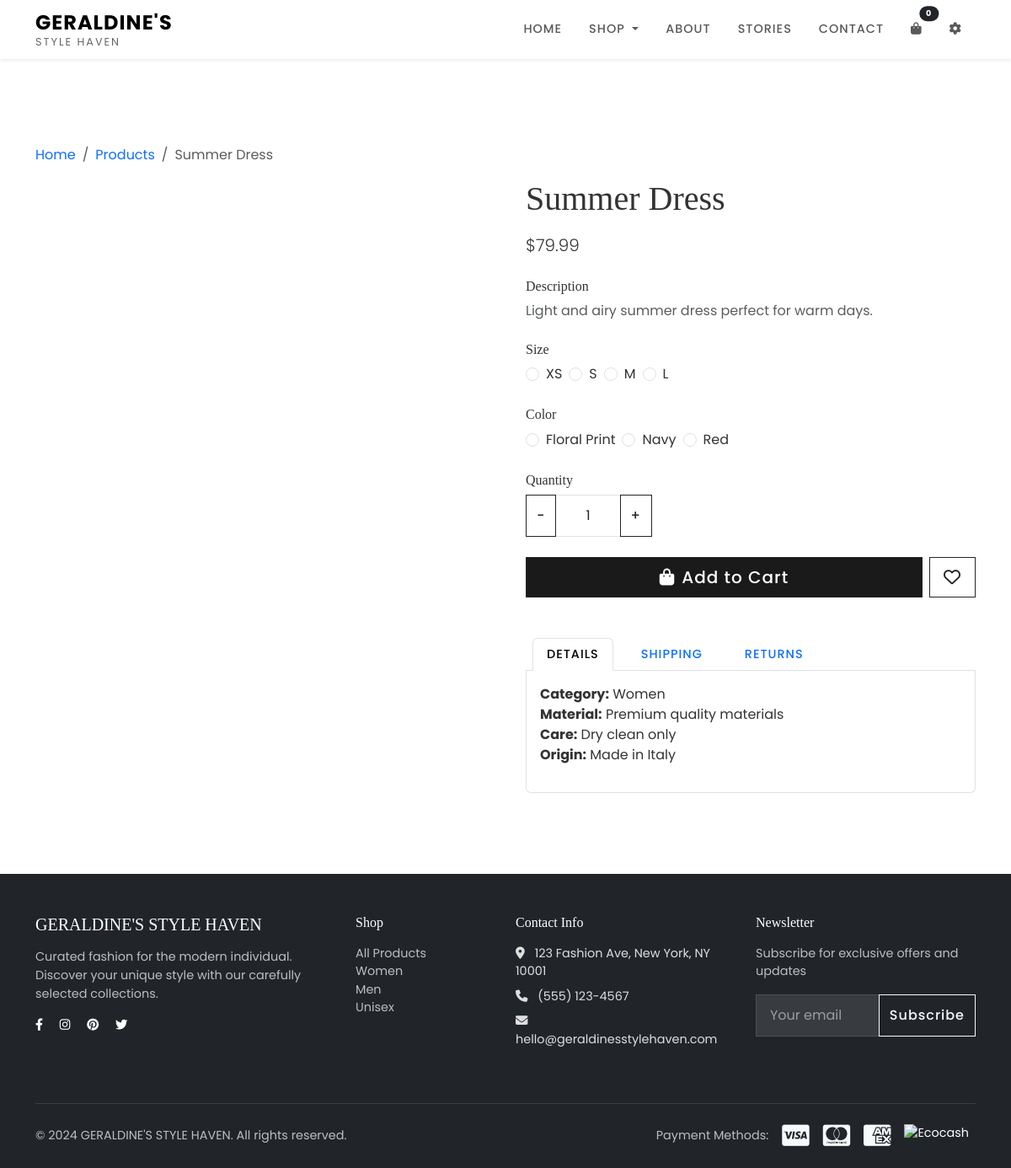
/product/5, run on the app's committed database.
### app.py (models this page shows)
class Product(db.Model):
    id = db.Column(db.Integer, primary_key=True)
    name = db.Column(db.String(100), nullable=False)
    price = db.Column(db.Float, nullable=False)
    description = db.Column(db.Text, nullable=False)
    category = db.Column(db.String(50), nullable=False)
    image = db.Column(db.String(200))
    sizes = db.Column(db.String(200))
    colors = db.Column(db.String(200))
    quantity = db.Column(db.Integer, default=0)
    in_stock = db.Column(db.Boolean, default=True)
    created_at = db.Column(db.DateTime, default=datetime.utcnow)
    def get_sizes_list(self):
        return self.sizes.split(',') if self.sizes else []
    def get_colors_list(self):
        return self.colors.split(',') if self.colors else []

### app.py (the view)
@app.route('/product/<int:product_id>')
def product_detail(product_id):
    product = Product.query.get_or_404(product_id)
    return render_template('product-detail.html', product=product)

### templates/product-detail.html (shortened to what this page needs)
{% extends "base.html" %}
{% block content %}
<section class="py-5 mt-5">
    <div class="container">
        <nav aria-label="breadcrumb">
            <ol class="breadcrumb">
                <li class="breadcrumb-item"><a href="{{ url_for('index') }}" class="text-decoration-none">Home</a></li>
                <li class="breadcrumb-item"><a href="{{ url_for('products') }}" class="text-decoration-none">Products</a></li>
                <li class="breadcrumb-item active" aria-current="page">{{ product.name }}</li>
            </ol>
        </nav>
        <div class="row g-5">
            <div class="col-md-6">
            </div>
            <div class="col-md-6">
                <h1 class="display-6 mb-3">{{ product.name }}</h1>
                <p class="lead mb-4">${{ "%.2f"|format(product.price) }}</p>
                <div class="mb-4">
                    <h6 class="mb-2">Description</h6>
                    <p class="text-muted">{{ product.description }}</p>
                </div>
                <div class="mb-4">
                    <h6 class="mb-2">Size</h6>
                    <div class="d-flex flex-wrap gap-2">
                        {% for size in product.get_sizes_list() %}
                        <div class="form-check">
                            <input class="form-check-input" type="radio" name="size" id="size{{ size }}" value="{{ size }}">
                            <label class="form-check-label" for="size{{ size }}">
                                {{ size }}
                            </label>
                        </div>
                        {% endfor %}
                    </div>
                </div>
                {% if product.get_colors_list() %}
                <div class="mb-4">
                    <h6 class="mb-2">Color</h6>
                    <div class="d-flex flex-wrap gap-2">
                        {% for color in product.get_colors_list() %}
                        <div class="form-check">
                            <input class="form-check-input" type="radio" name="color" id="color{{ color }}" value="{{ color }}">
                            <label class="form-check-label" for="color{{ color }}">
                                {{ color }}
                            </label>
                        </div>
                        {% endfor %}
                    </div>
                </div>
                {% endif %}
                <div class="mb-4">
                    <h6 class="mb-2">Quantity</h6>
                    <div class="input-group" style="width: 150px;">
                        <button class="btn btn-outline-dark" type="button" onclick="decrementQuantity()">-</button>
                        <input type="number" class="form-control text-center" id="quantity" value="1" min="1" max="10">
                        <button class="btn btn-outline-dark" type="button" onclick="incrementQuantity()">+</button>
                    </div>
                </div>
                {% if product.in_stock %}
                <div class="d-grid gap-2 d-md-flex">
                    <button class="btn btn-dark btn-lg flex-grow-1" onclick="addToCart()">
                        <i class="fas fa-shopping-bag me-2"></i>Add to Cart
                    </button>
                    <button class="btn btn-outline-dark btn-lg">
                        <i class="far fa-heart"></i>
                    </button>
                </div>
                {% else %}
                <div class="alert alert-danger">
                    <i class="fas fa-times-circle me-2"></i>This product is currently <strong>out of stock</strong>. Please check back later.
                </div>
                {% endif %}
                <div class="mt-5">
                    <ul class="nav nav-tabs" id="productTab" role="tablist">
                        <li class="nav-item" role="presentation">
                            <button class="nav-link active" id="details-tab" data-bs-toggle="tab" data-bs-target="#details" type="button" role="tab">Details</button>
                        </li>
                        <li class="nav-item" role="presentation">
                            <button class="nav-link" id="shipping-tab" data-bs-toggle="tab" data-bs-target="#shipping" type="button" role="tab">Shipping</button>
                        </li>
                        <li class="nav-item" role="presentation">
                            <button class="nav-link" id="returns-tab" data-bs-toggle="tab" data-bs-target="#returns" type="button" role="tab">Returns</button>
                        </li>
                    </ul>
                    <div class="tab-content p-3 border border-top-0 rounded-bottom" id="productTabContent">
                        <div class="tab-pane fade show active" id="details" role="tabpanel">
                            <ul class="list-unstyled">
                                <li><strong>Category:</strong> {{ product.category }}</li>
                                <li><strong>Material:</strong> Premium quality materials</li>
                                <li><strong>Care:</strong> Dry clean only</li>
                                <li><strong>Origin:</strong> Made in Italy</li>
                            </ul>
                        </div>
                    </div>
                </div>
            </div>
        </div>
    </div>
</section>
{% endblock %}

### static/css/style.css (style rules this page uses)
:root { --primary-color: #1a1a1a; --secondary-color: #f8f9fa; --accent-color: #c7a17a; --text-color: #333; --light-text: #666; }
body { font-family: 'Poppins', sans-serif; color: var(--text-color); padding-top: 76px; }
h1, h2, h3, h4, h5, h6 { font-family: 'Playfair Display', serif; }
.nav-link { font-weight: 500; text-transform: uppercase; font-size: 0.9rem; letter-spacing: 1px; margin: 0 0.5rem; }
.btn { border-radius: 0; font-weight: 500; letter-spacing: 1px; transition: all 0.3s ease; }
.btn-dark { background-color: var(--primary-color); }
.form-control { border-radius: 0; border: 1px solid #dee2e6; padding: 0.75rem 1rem; }
.input-group input[type="number"] { -moz-appearance: textfield; }

### data on the page
Product: name "Summer Dress", price "79.99", description "Light and airy summer dress perfect for warm days.", category "Women"

### other printed values
{{ size }} "XS" "S" "M" "L"
{{ color }} "Floral Print" "Navy" "Red"
